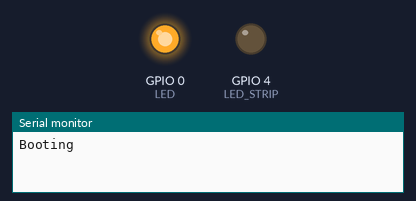
Recording of a sketch running on a simulated ESP8266 (NodeMCU). Shown: output pins drawn as LEDs (lit = HIGH), the last lines printed to the serial monitor. WiFi joins after 1.5 s; servers stay silent unless stated; network time is answered at once with the bench clock; the local clock reads 2024-03-15 10:24:30 at power-on unless the sketch sets it.

Above: at 0.1 s.
At 1.6 s:
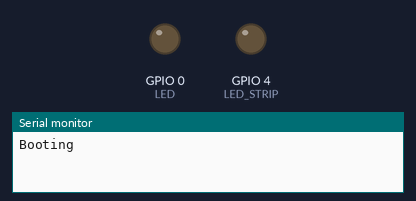
At 2.2 s:
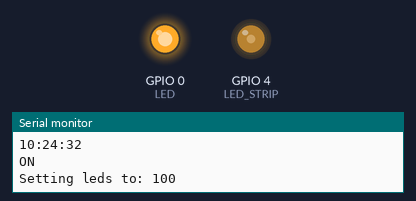
Timing chart, 0 to 3.7 s (numbered marks = the images above):
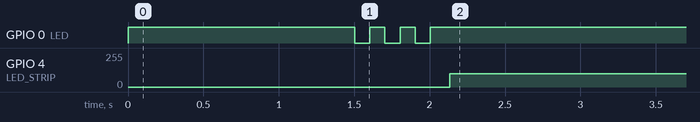

The sketch:

aquarium.ino
```cpp
#include <ESP8266WiFi.h>
#include <NTPClient.h>
#include <WiFiUdp.h>
#include <Time.h>

#define LED 0
#define LED_STRIP 4

const long timeZone = 10;

const char* ssid = "...";
const char* password = "...";

#define SECONDS_PER_DAY (60 * 60 * 24)

// Turn on to 100, fading up over an hour between 7am and 8am
#define ON_FADE_FROM_SECONDS (7 * 60 * 60)
#define ON_FADE_TO_SECONDS (8 * 60 * 60)
#define ON_FADE_DURATION (ON_FADE_TO_SECONDS - ON_FADE_FROM_SECONDS)
#define ON_LEVEL 100

// Dim to 50, fading from 6pm to 7pm
#define DIM_FADE_FROM_SECONDS (18 * 60 * 60)
#define DIM_FADE_TO_SECONDS (19 * 60 * 60)
#define DIM_FADE_DURATION (DIM_FADE_TO_SECONDS - DIM_FADE_FROM_SECONDS)
#define DIM_LEVEL 50

// Turn off, fading from 10pm to 11pm
#define OFF_FADE_FROM_SECONDS (22 * 60 * 60)
#define OFF_FADE_TO_SECONDS (23 * 60 * 60)
#define OFF_FADE_DURATION (OFF_FADE_TO_SECONDS - OFF_FADE_FROM_SECONDS)
#define OFF_LEVEL 0

WiFiUDP timeClientUDP;
NTPClient timeClient(timeClientUDP, "pool.ntp.org", timeZone * 3600);

void setup() {
  Serial.begin(115200);
  Serial.println("Booting");

  pinMode(LED, OUTPUT);
  digitalWrite(LED, HIGH);

  analogWrite(LED_STRIP, 0);

  WiFi.begin(ssid, password);

  while (WiFi.status() != WL_CONNECTED) {
    delay(100);
  }

  timeClient.begin();

  for (int i = 0; i < 3; i++) {
    digitalWrite(LED, LOW);
    delay(100);
    digitalWrite(LED, HIGH);
    delay(100);
  }
}

void loop() {
  Serial.println("Updating time...");
  timeClient.update();
  Serial.println(timeClient.getFormattedTime());

  int level = 0;
  int epoch = timeClient.getEpochTime();
  int seconds = epoch % SECONDS_PER_DAY;

  if (seconds >= ON_FADE_FROM_SECONDS && seconds < ON_FADE_TO_SECONDS) {
    Serial.println("Fading to ON");
    level = (int)((float)(seconds - ON_FADE_FROM_SECONDS) / (float)(ON_FADE_DURATION) * (float)(ON_LEVEL));

  } else if (seconds >= ON_FADE_TO_SECONDS && seconds < DIM_FADE_FROM_SECONDS) {
    Serial.println("ON");
    level = ON_LEVEL;

  } else if (seconds >= DIM_FADE_FROM_SECONDS && seconds < DIM_FADE_TO_SECONDS) {
    Serial.println("Fading to DIM");
    level = ON_LEVEL - (int)((float)(seconds - DIM_FADE_FROM_SECONDS) / (float)(DIM_FADE_DURATION) * (float)(ON_LEVEL - DIM_LEVEL));

  } else if (seconds >= DIM_FADE_TO_SECONDS && seconds < OFF_FADE_FROM_SECONDS) {
    Serial.println("DIM");
    level = DIM_LEVEL;

  } else if (seconds >= OFF_FADE_FROM_SECONDS && seconds < OFF_FADE_TO_SECONDS) {
    Serial.println("Fading to OFF");
    level = DIM_LEVEL - (int)((float)(seconds - OFF_FADE_FROM_SECONDS) / (float)(OFF_FADE_DURATION) * (float)(DIM_LEVEL));

  } else {
    Serial.println("OFF");
    level = OFF_LEVEL;
  }

  Serial.printf("Setting leds to: %d\n", level);
  analogWrite(LED_STRIP, level);

  // Refresh as close to every second as we can
  delay(1000 - (millis() % 1000));
}
```

Measured:
- by itself, GPIO 4 (LED_STRIP): 0/255 → 100/255 at 2.1 s
